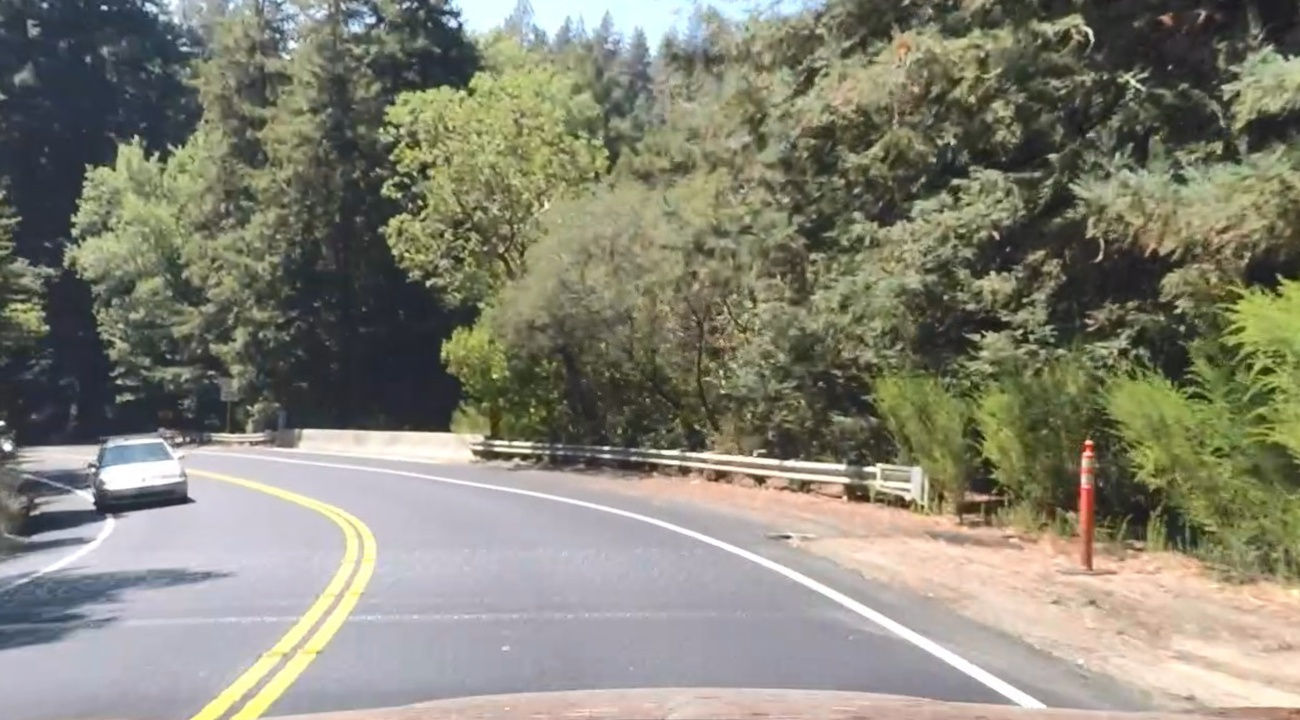
#> input picture test_images/undistorted/test0.jpg, 1300 x 720 px; its folder holds only this picture in this run
$ python combine_thresholds.py   (older library calls are emulated)
#> lines starting #> are read from the running program, lines starting #| are printed output that depends on the picture
import numpy as np
import cv2
import os
import glob
import ntpath
import matplotlib.pyplot as plt


class Thresholds:
    def __init__(self, grayscale_abs_bottom=20, grayscale_abs_upper=60,
                 grayscale_magnitude_bottom=70, grayscale_magnitude_upper=100,
                 channel_abs_bottom=35, channel_abs_upper=50,
                 channel_magnitude_bottom=60, channel_magnitude_upper=70):
        self.grayscale_abs_bottom = grayscale_abs_bottom
        self.grayscale_abs_upper = grayscale_abs_upper
        self.grayscale_magnitude_bottom = grayscale_magnitude_bottom
        self.grayscale_magnitude_upper = grayscale_magnitude_upper
        self.channel_abs_bottom = channel_abs_bottom
        self.channel_abs_upper = channel_abs_upper
        self.channel_magnitude_bottom = channel_magnitude_bottom
        self.channel_magnitude_upper = channel_magnitude_upper

    def set_GRAY_abs_upper(self, x):
        self.grayscale_abs_upper = x

    def set_GRAY_abs_bottom(self, x):
        self.grayscale_abs_bottom = x

    def set_GRAY_magnitude_bottom(self, x):
        self.grayscale_magnitude_bottom = x

    def set_GRAY_magnitude_upper(self, x):
        self.grayscale_magnitude_upper = x

    def set_channel_abs_bottom(self, x):
        self.channel_abs_bottom = x

    def set_channel_abs_upper(self, x):
        self.channel_abs_upper = x

    def set_channel_magnitude_upper(self, x):
        self.channel_magnitude_upper = x

    def set_channel_magnitude_bottom(self, x):
        self.channel_magnitude_bottom = x


# [32 lines left out: function choose_threshold_value, not called in this run]


def abs_sobel_thresh(image, orient='x', thresh=(0, 255)):
    if len(image.shape) > 2:
        image = cv2.cvtColor(image, cv2.COLOR_RGB2GRAY)
    # Apply x or y gradient with the OpenCV Sobel() function
    # and take the absolute value
    if orient == 'x':
        abs_sobel = np.absolute(cv2.Sobel(image, cv2.CV_64F, 1, 0))
    if orient == 'y':
        abs_sobel = np.absolute(cv2.Sobel(image, cv2.CV_64F, 0, 1))
    # Rescale back to 8 bit integer
    scaled_sobel = np.uint8(255 * abs_sobel / np.max(abs_sobel))
    # Create a copy
    binary_output = np.zeros_like(scaled_sobel)
    # apply the threshold
    binary_output[(scaled_sobel >= thresh[0]) & (scaled_sobel <= thresh[1])] = 1
    # Return the binary image
    return binary_output


def mag_thresh(image, sobel_kernel=3, mag_thresh=(0, 255)):
    if len(image.shape) > 2:
        image = cv2.cvtColor(image, cv2.COLOR_RGB2GRAY)
    # Take both Sobel x and y gradients
    sobelx = cv2.Sobel(image, cv2.CV_64F, 1, 0, ksize=sobel_kernel)
    sobely = cv2.Sobel(image, cv2.CV_64F, 0, 1, ksize=sobel_kernel)
    # Calculate the gradient magnitude
    gradmag = np.sqrt(sobelx ** 2 + sobely ** 2)
    # Rescale to 8 bit
    scale_factor = np.max(gradmag) / 255
    gradmag = (gradmag / scale_factor).astype(np.uint8)
    # Create a binary image of ones where threshold is met, zeros otherwise
    binary_output = np.zeros_like(gradmag)
    binary_output[(gradmag >= mag_thresh[0]) & (gradmag <= mag_thresh[1])] = 1
    # Return the binary image
    return binary_output


# [25 lines left out: functions dir_threshold, get_S_channel, get_V_channel_Luv, not called in this run]


def get_L_channel_LAB(img_rgb):
    lab_img = cv2.cvtColor(img_rgb, cv2.COLOR_RGB2LAB)
    l_channel_img = lab_img[:, :, 0]
    return l_channel_img


# [4 lines left out: function get_B_channel_LAB, not called in this run]


def convert_and_threshold(input_img, thresholds, visu=False):
    '''
    Pipeline for combining thresholds for Sobel and magnitude
    applied on grayscale and S channel (hls colour space) images
    '''

    # 0. Get L channel from input image
    channel_img = get_L_channel_LAB(input_img)

    # 1. Calculate absolute threshold and magnitude threshold for grayscale image
    abs_sobel_bin_img = abs_sobel_thresh(input_img, orient='x',
                                         thresh=(thresholds.grayscale_abs_bottom, thresholds.grayscale_abs_upper))
    mag_thresh_bin_img = mag_thresh(input_img, sobel_kernel=5, mag_thresh=(
    thresholds.grayscale_magnitude_bottom, thresholds.grayscale_magnitude_upper))

    # 2.  Calculate absolute threshold and magnitude threshold for s channel image
    abs_sobel_bin_img_gray = abs_sobel_thresh(channel_img, orient='x', thresh=(
    thresholds.channel_abs_bottom, thresholds.channel_abs_upper))
    mag_thresh_bin_img_gray = mag_thresh(channel_img, sobel_kernel=15, mag_thresh=(
    thresholds.channel_magnitude_bottom, thresholds.channel_magnitude_upper))

    # Combine the two binary thresholds
    combined_binary = np.zeros_like(channel_img)
    combined_binary[((abs_sobel_bin_img == 1) | (mag_thresh_bin_img == 1))
                    | ((abs_sobel_bin_img_gray == 1) | (mag_thresh_bin_img_gray == 1))] = 1

    if visu == True:
        # Plotting thresholded images
        fig, ((ax1, ax2), (ax3, ax4), (ax5, ax6)) = plt.subplots(
            ncols=2,
            nrows=3,
            figsize=(20, 10))

        ax1.set_title('Absolute Sobel')
        ax1.imshow(abs_sobel_bin_img, cmap='gray')

        ax2.set_title('Magnitute threshold')
        ax2.imshow(mag_thresh_bin_img, cmap='gray')

        ax3.set_title('Absolute Sobel - L channel (LAB)')
        ax3.imshow(abs_sobel_bin_img_gray, cmap='gray')

        ax4.set_title('Magnitute threshold - L channel (LAB)')
        ax4.imshow(mag_thresh_bin_img_gray, cmap='gray')

        ax5.set_title('L channel (LAB)')
        ax5.imshow(channel_img)

        ax6.set_title('Combined thresholds')
        ax6.imshow(combined_binary, cmap='gray')

        plt.show()

    return combined_binary


def save_binary_image(img, name_dir, img_name):
    directory = '../test_images/' + name_dir
    if not os.path.exists(directory):
        os.makedirs(directory)
    directory = directory + '/' + img_name
    cv2.imwrite(directory, img.astype('uint8') * 255)


def main():
    '''
    Read and visualize thresholding results
    '''
    images_names = glob.glob('../test_images/undistorted/test*.jpg')
    destination_dir_name = "combined_binary"
    thresholds = Thresholds()  # use default thresholds
    for fname in images_names:
        img = cv2.imread(fname)
#> img is the input picture: shape (720, 1300, 3); mean B, G, R 117.1, 131.6, 132.9
        combined_binary = convert_and_threshold(img, thresholds, visu=True)
#> in convert_and_threshold, `abs_sobel_bin_img = abs_sobel_thresh(input_img, orient='x', thresh=(th..`:
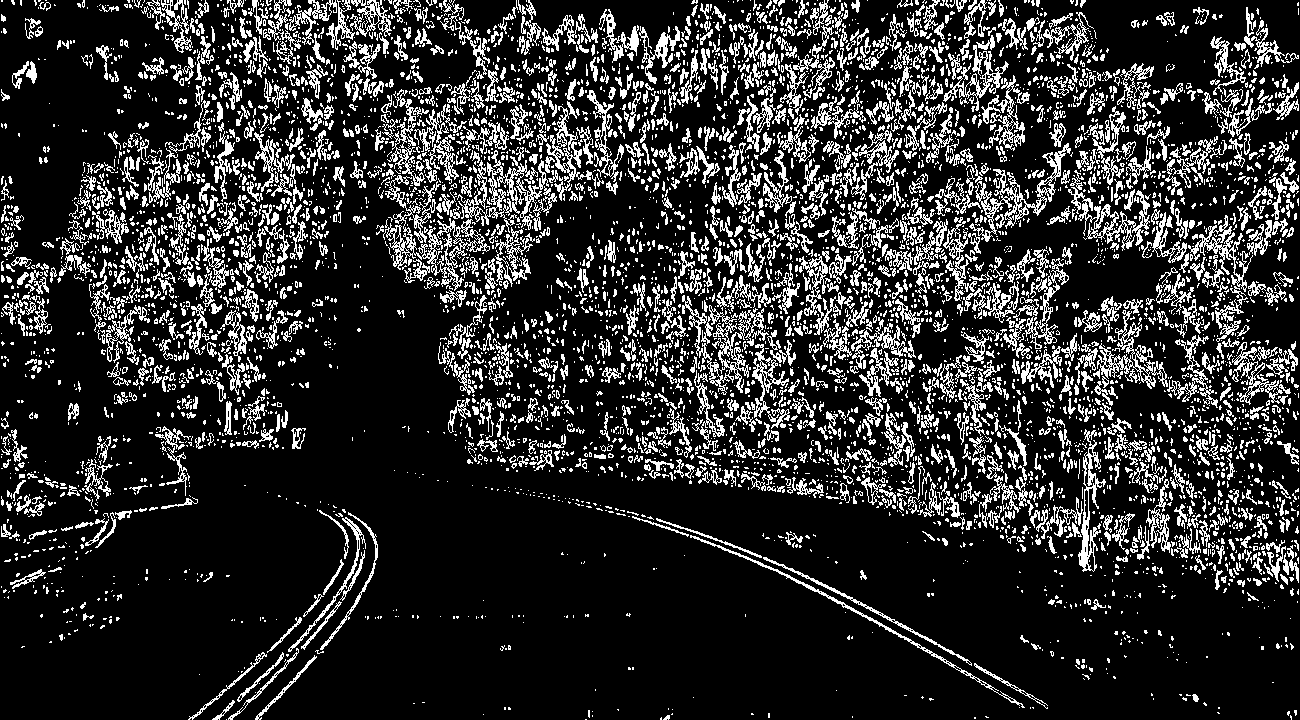
#> abs_sobel_bin_img: shape (720, 1300); values 0 (black) and 1 (white), 18.5% white in thin lines or dots
#> in mag_thresh, `scale_factor = np.max(gradmag) / 255`: scale_factor = 33.91
#> call 2 of mag_thresh, with sobel_kernel = 15, mag_thresh = (60, 70)
#> in mag_thresh (call 2), `gradmag = np.sqrt(sobelx ** 2 + sobely ** 2)`:
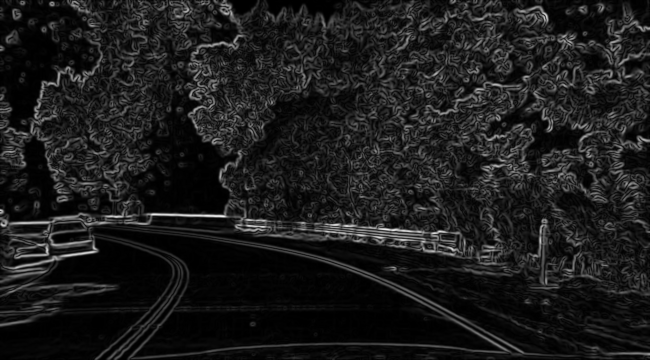
#> gradmag: shape (720, 1300) float64 (shown at 1/2 size); min 0, max 5.22e+09, mean 577728342.2; drawn with min black and max white
#> in mag_thresh (call 2), `scale_factor = np.max(gradmag) / 255`: scale_factor = 20481343.4
#> in convert_and_threshold, `plt.show()`:
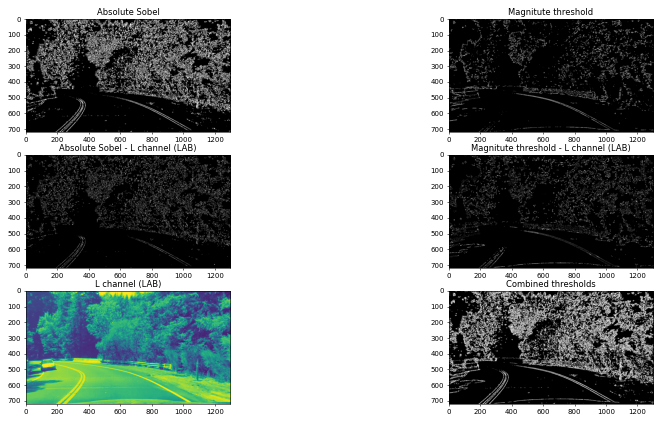
#> figure drawn by matplotlib, 6 panels
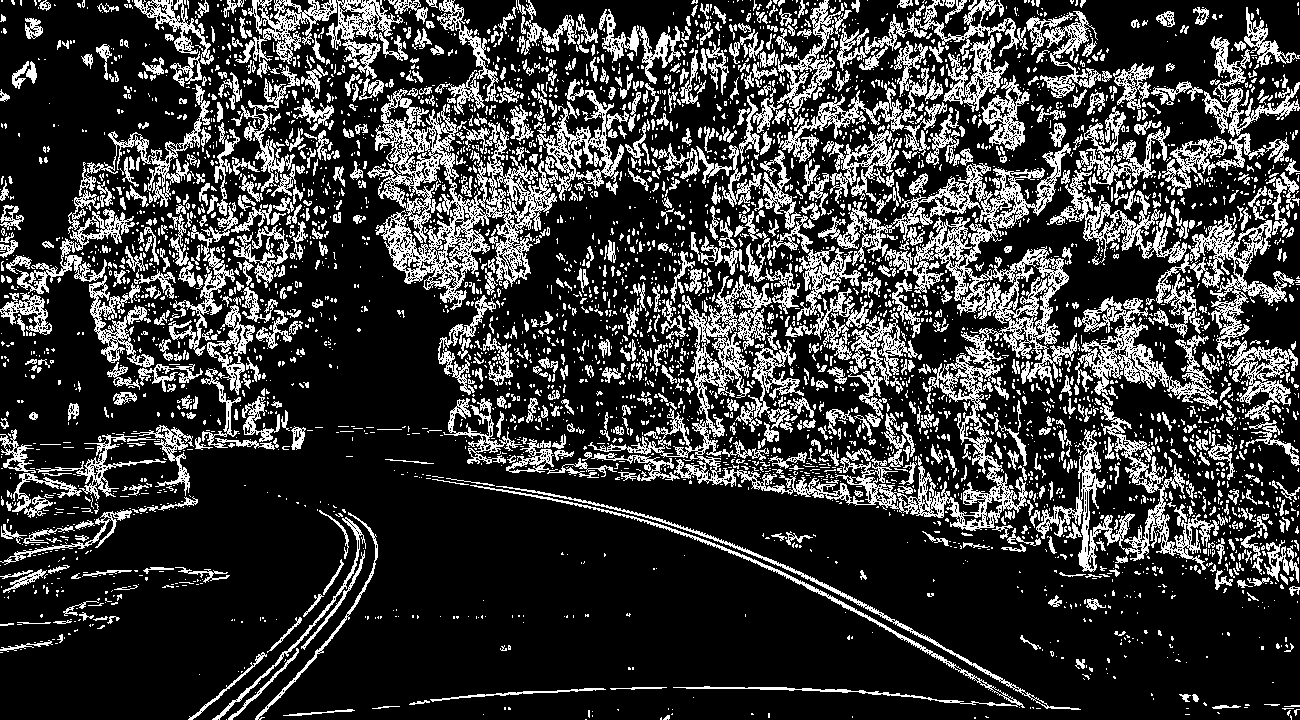
#> combined_binary: shape (720, 1300); values 0 (black) and 1 (white), 22.9% white in thin lines or dots
        save_binary_image(combined_binary, destination_dir_name, ntpath.basename(fname))


# [5 lines left out: function set_up_thresholds_values, not called in this run]


if __name__ == '__main__':
    main()
    #set_up_thresholds_values()

$ run again, on test_images/undistorted/test5.jpg
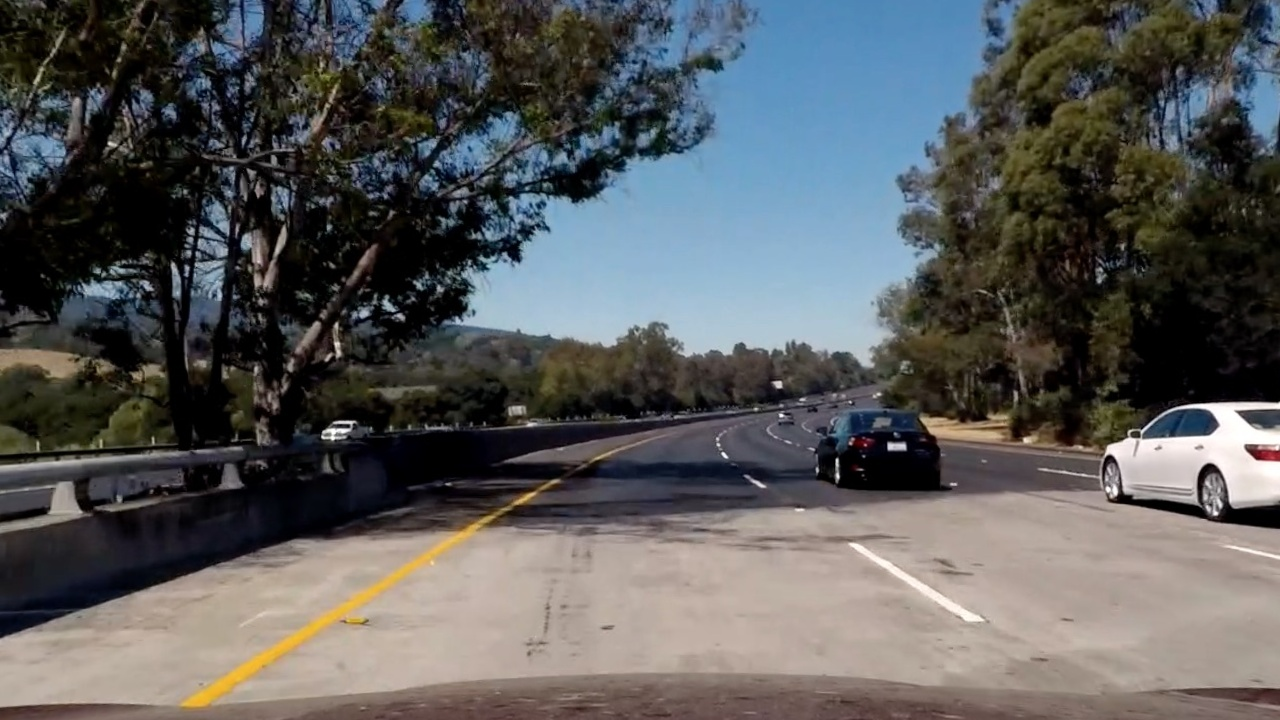
#> input picture test_images/undistorted/test5.jpg, 1280 x 720 px
#> in main, img is the input picture: shape (720, 1280, 3); mean B, G, R 90.8, 90.6, 89.7
#> lab_img: shape (720, 1280, 3); mean of channels 0, 1, 2 95.2, 128.6, 128.6
#> abs_sobel_bin_img: shape (720, 1280); values 0 (black) and 1 (white), 9.6% white in thin lines or dots
#> scale_factor = 43.57
#> mag_thresh_bin_img: shape (720, 1280); values 0 (black) and 1 (white), 2.1% white in thin lines or dots
#> abs_sobel_bin_img_gray: shape (720, 1280); values 0 (black) and 1 (white), 2.9% white in thin lines or dots
#> in mag_thresh (call 2), `gradmag = np.sqrt(sobelx ** 2 + sobely ** 2)`:
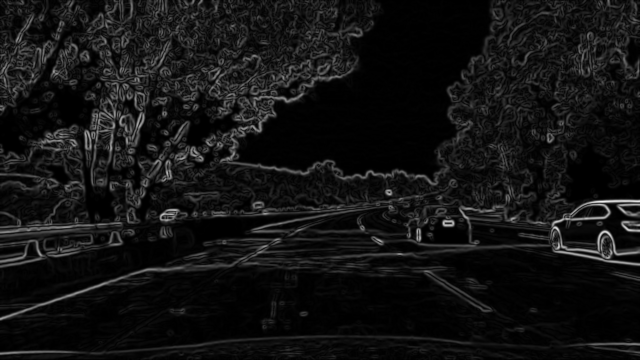
#> gradmag: shape (720, 1280) float64 (shown at 1/2 size); min 0, max 6.8e+09, mean 515346453.7; drawn with min black and max white
#> scale_factor = 26662549.6
#> mag_thresh_bin_img_gray: shape (720, 1280); values 0 (black) and 1 (white), 2.4% white in thin lines or dots
#> in main, `combined_binary = convert_and_threshold(img, thresholds, visu=True)`:
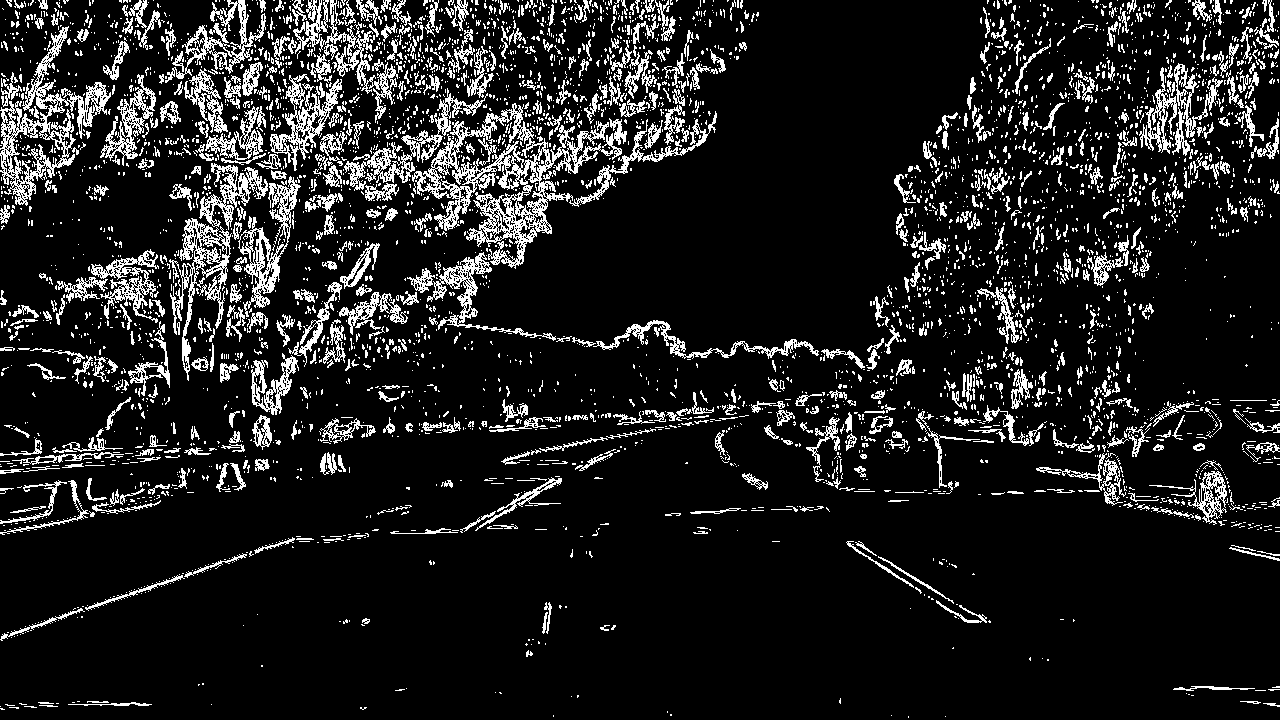
#> combined_binary: shape (720, 1280); values 0 (black) and 1 (white), 12.2% white in thin lines or dots
